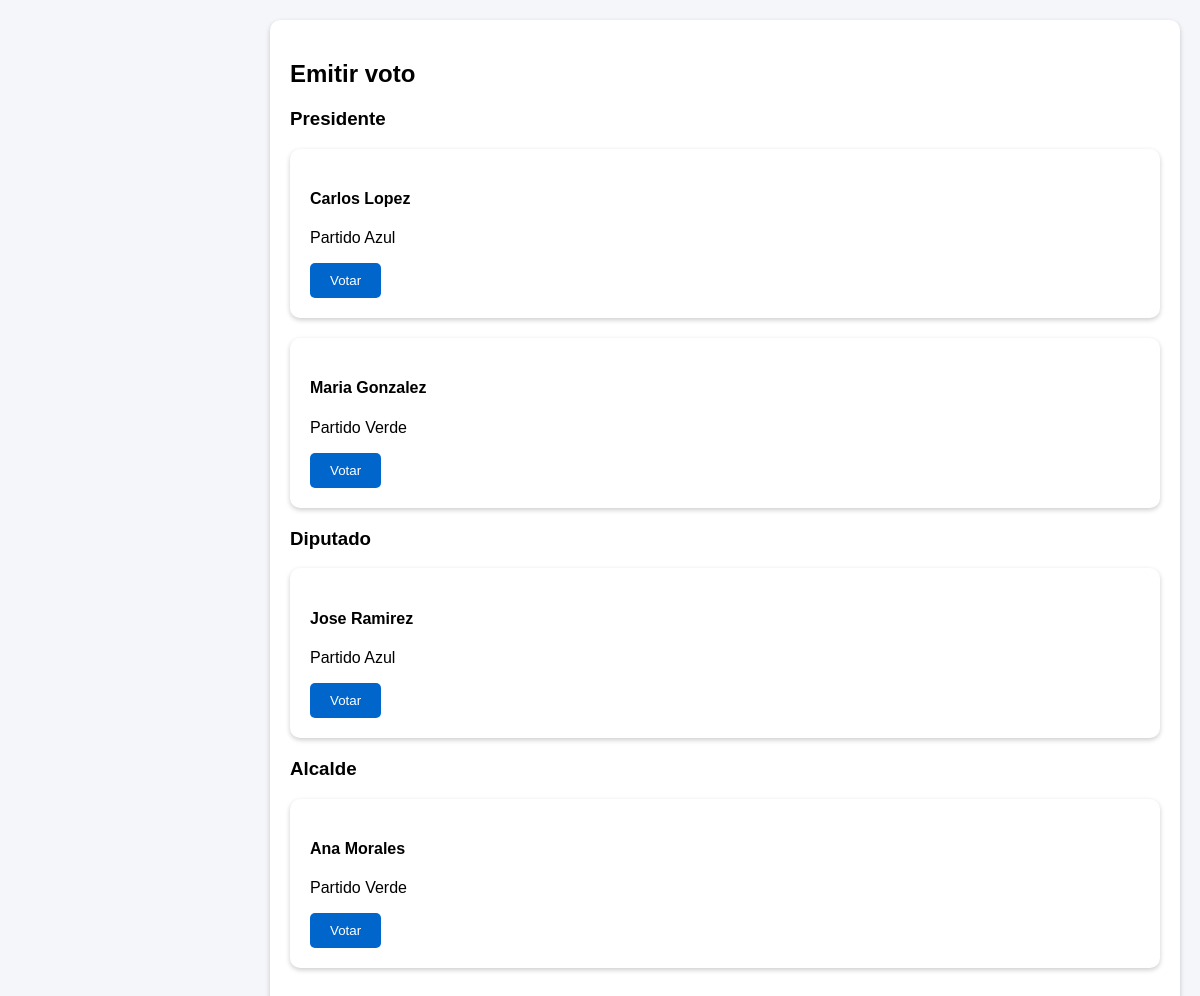
Screenshot of /voter/votar.php with the database file from the repository.
### tables this page shows
CREATE TABLE `tipos_votacion` (
  `id` int(11) NOT NULL,
  `nombre` varchar(100) DEFAULT NULL
);

CREATE TABLE `candidatos` (
  `id` int(11) NOT NULL,
  `nombre` varchar(100) DEFAULT NULL,
  `foto` varchar(255) DEFAULT NULL,
  `partido_id` int(11) DEFAULT NULL,
  `tipo_id` int(11) DEFAULT NULL,
  `votos` int(11) DEFAULT 0
);

CREATE TABLE `partidos` (
  `id` int(11) NOT NULL,
  `nombre` varchar(100) DEFAULT NULL,
  `siglas` varchar(20) DEFAULT NULL,
  `logo` varchar(255) DEFAULT NULL
);

### voter/votar.php (the view, shortened to what this page needs)
<?php
require '../includes/conexion.php';
$tipos = mysqli_query($con,"SELECT * FROM tipos_votacion");
?>
<!DOCTYPE html>
<html>
<head>
<link rel="stylesheet" href="../assets/css/style.css">
</head>
<body>
<div class="main">
<div class="card">
<h2>Emitir voto</h2>
<?php while($t=mysqli_fetch_assoc($tipos)){ ?>
<h3><?php echo $t['nombre']; ?></h3>
<?php
$candidatos = mysqli_query($con,"SELECT c.*, p.nombre AS partido
FROM candidatos c
INNER JOIN partidos p ON c.partido_id=p.id
WHERE tipo_id='{$t['id']}'");
while($c=mysqli_fetch_assoc($candidatos)){
?>
<div class="card">
<h4><?php echo $c['nombre']; ?></h4>
<p><?php echo $c['partido']; ?></p>
<form method="POST" action="confirmar.php">
<button>Votar</button>
</form>
</div>
<?php } ?>
<?php } ?>
</div>
</body>
</html>

### assets/css/style.css (style rules this page uses)
body { margin:0; font-family:Arial; background:#f4f6f9; }
.main { margin-left:250px; padding:20px; }
.card { background:white; padding:20px; border-radius:10px; box-shadow:0px 2px 5px rgba(0,0,0,0.2); margin-bottom:20px; }
button { background:#0066cc; color:white; border:none; padding:10px 20px; border-radius:5px; cursor:pointer; }

### rows the page displays
tipos_votacion: nombre "Presidente"
candidatos: nombre "Carlos Lopez", partido.nombre "Partido Azul"
candidatos: nombre "Maria Gonzalez", partido.nombre "Partido Verde"
tipos_votacion: nombre "Diputado"
candidatos: nombre "Jose Ramirez", partido.nombre "Partido Azul"
tipos_votacion: nombre "Alcalde"
candidatos: nombre "Ana Morales", partido.nombre "Partido Verde"
